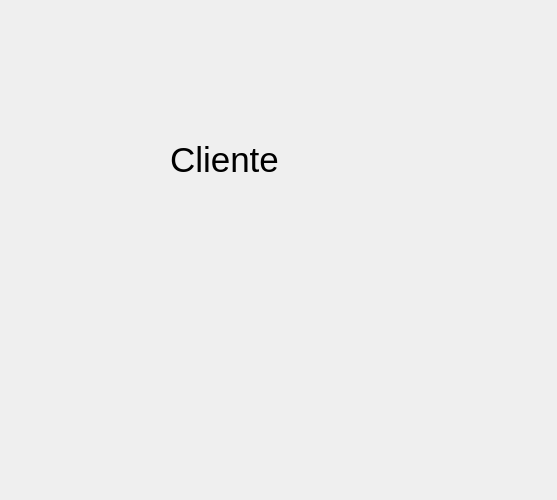
<?xml version="1.0" encoding="UTF-8"?>
<ui version="4.0">
 <class>cadastro_cliente</class>
 <widget class="QWidget" name="cadastro_cliente">
  <property name="geometry">
   <rect>
    <x>0</x>
    <y>0</y>
    <width>557</width>
    <height>500</height>
   </rect>
  </property>
  <property name="minimumSize">
   <size>
    <width>500</width>
    <height>500</height>
   </size>
  </property>
  <property name="windowTitle">
   <string>Form</string>
  </property>
  <widget class="QLabel" name="label">
   <property name="geometry">
    <rect>
     <x>170</x>
     <y>50</y>
     <width>181</width>
     <height>221</height>
    </rect>
   </property>
   <property name="text">
    <string>&lt;html&gt;&lt;head/&gt;&lt;body&gt;&lt;p&gt;&lt;span style=&quot; font-size:26pt;&quot;&gt;Cliente&lt;/span&gt;&lt;/p&gt;&lt;/body&gt;&lt;/html&gt;</string>
   </property>
  </widget>
 </widget>
 <resources/>
 <connections/>
</ui>
